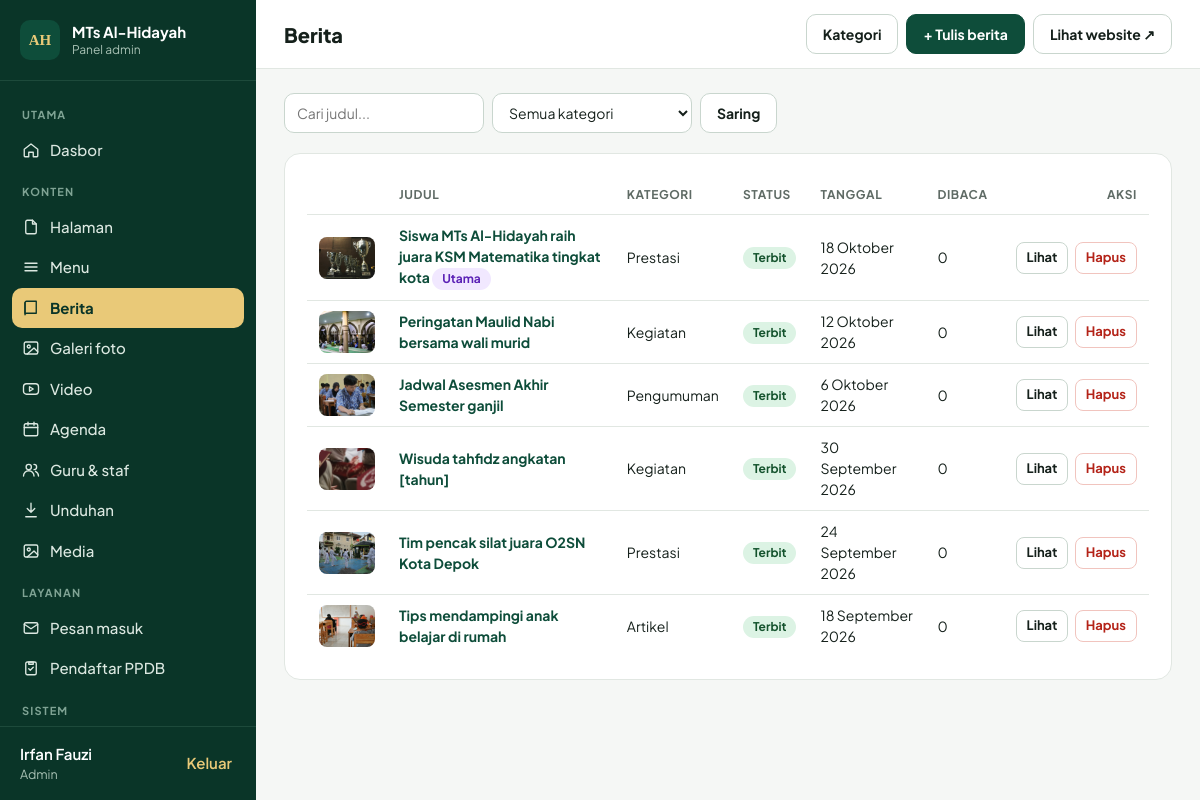
The app's page /admin/posts (signed in) with its own data.
### tables this page shows
CREATE TABLE users (id INTEGER PRIMARY KEY AUTOINCREMENT, name VARCHAR(255) NOT NULL, username VARCHAR(100) NOT NULL UNIQUE, password VARCHAR(255) NOT NULL, role VARCHAR(20) NOT NULL DEFAULT 'editor', created_at VARCHAR(19), last_login VARCHAR(19));

CREATE TABLE posts (id INTEGER PRIMARY KEY AUTOINCREMENT, title VARCHAR(255) NOT NULL, slug VARCHAR(191) NOT NULL UNIQUE, category_id INT NULL, cover VARCHAR(255), excerpt TEXT, body TEXT, status VARCHAR(20) NOT NULL DEFAULT 'published', featured INT NOT NULL DEFAULT 0, views INT NOT NULL DEFAULT 0, author_id INT NULL, published_at VARCHAR(19), created_at VARCHAR(19), updated_at VARCHAR(19));

CREATE TABLE categories (id INTEGER PRIMARY KEY AUTOINCREMENT, name VARCHAR(255) NOT NULL, slug VARCHAR(191) NOT NULL UNIQUE);

### app/admin.php (called while the page is built, shortened)
<?php
function admin_route(string $path, string $method): void
{
    $parts = $path === '' ? [] : explode('/', $path);
    $section = $parts[0] ?? '';
    $action = $parts[1] ?? '';
    $id = isset($parts[2]) ? (int)$parts[2] : 0;
    require_login();
    match ($section) {
        '' => admin_dashboard(),
        'pages' => admin_pages($action, $id, $method),
        'menus' => admin_menus($action, $id, $method),
        'posts' => admin_posts($action, $id, $method),
        'albums' => admin_albums($action, $id, $method),
        'messages' => admin_messages($action, $id, $method),
        'ppdb' => admin_ppdb($action, $id, $method),
        'media' => admin_media($action, $id, $method),
        'settings' => admin_settings($method),
        'users' => admin_users($action, $id, $method),
        'profile' => admin_profile($method),
        default => isset(crud_defs()[$section]) ? admin_crud($section, $action, $id, $method) : admin_404(),
    };
}
function admin_layout(string $title, string $content, string $active = '', array $opts = []): void
{
    view('admin/layout', ['title' => $title, 'content' => $content, 'active' => $active, 'actions' => $opts['actions'] ?? '', 'wide' => $opts['wide'] ?? false]);
}
function admin_posts(string $action, int $id, string $method): void
{
    $where = '1=1';
    $params = [];
    $list = rows("SELECT p.*, c.name AS cat FROM posts p LEFT JOIN categories c ON c.id = p.category_id WHERE $where ORDER BY p.published_at DESC LIMIT 300", $params);
    admin_layout('Berita', render_to_string('admin/posts', ['list' => $list, 'categories' => rows('SELECT * FROM categories ORDER BY name')]), 'posts',
        ['actions' => '<a class="btn ghost" href="' . e(url('admin/categories')) . '">Kategori</a><a class="btn" href="' . e(url('admin/posts/edit/0')) . '">+ Tulis berita</a>']);
}

### app/db.php (called while the page is built, shortened)
<?php
function db(): PDO
{
    static $pdo = null;
    if ($pdo) return $pdo;
    global $CONFIG;
    if (($CONFIG['db_driver'] ?? 'sqlite') === 'mysql') {
        $dsn = sprintf('mysql:host=%s;port=%d;dbname=%s;charset=utf8mb4',
            $CONFIG['mysql_host'], (int)($CONFIG['mysql_port'] ?? 3306), $CONFIG['mysql_database']);
        $pdo = new PDO($dsn, $CONFIG['mysql_user'], $CONFIG['mysql_password']);
    } else {
        $path = $CONFIG['sqlite_path'] ?? ROOT . '/storage/database.sqlite';
        $pdo = new PDO('sqlite:' . $path);
        $pdo->exec('PRAGMA foreign_keys = ON; PRAGMA journal_mode = WAL;');
    }
    $pdo->setAttribute(PDO::ATTR_ERRMODE, PDO::ERRMODE_EXCEPTION);
    $pdo->setAttribute(PDO::ATTR_DEFAULT_FETCH_MODE, PDO::FETCH_ASSOC);
    return $pdo;
}
function q(string $sql, array $params = []): PDOStatement
{
    $st = db()->prepare($sql);
    $st->execute($params);
    return $st;
}
function row(string $sql, array $params = []): ?array
{
    $r = q($sql, $params)->fetch();
    return $r ?: null;
}
function rows(string $sql, array $params = []): array
{
    return q($sql, $params)->fetchAll();
}
function val(string $sql, array $params = [])
{
    $v = q($sql, $params)->fetchColumn();
    return $v === false ? null : $v;
}
function now(): string
{
    return date('Y-m-d H:i:s');
}

### app/auth.php (called while the page is built, shortened)
<?php
function current_user(): ?array
{
    static $u = false;
    if ($u === false) {
        $u = !empty($_SESSION['uid']) ? row('SELECT id, name, username, role FROM users WHERE id = ?', [$_SESSION['uid']]) : null;
    }
    return $u;
}
function is_admin(): bool
{
    return (current_user()['role'] ?? '') === 'admin';
}
function require_login(): void
{
    if (!current_user()) redirect('admin/login');
}

### app/views/admin/posts.php (the view, shortened to what this page needs)
<form class="filters" method="get" action="<?= e(url('admin/posts')) ?>">
  <input type="search" name="q" value="<?= e((string)($_GET['q'] ?? '')) ?>" placeholder="Cari judul..." aria-label="Cari judul">
  <select name="kategori" aria-label="Kategori"><option value="">Semua kategori</option>
  </select>
  <button class="btn ghost">Saring</button>
</form>
<div class="panel">
<table class="tbl">
<thead><tr><th></th><th>Judul</th><th>Kategori</th><th>Status</th><th>Tanggal</th><th>Dibaca</th><th class="right">Aksi</th></tr></thead>
<tbody>
<?php foreach ($list as $p): ?>
<tr>
  <td class="thumb-cell"><?= $p['cover'] ? '<img src="' . e(media($p['cover'])) . '" alt="">' : '' ?></td>
  <td><a href="<?= e(url('admin/posts/edit/' . $p['id'])) ?>"><strong><?= e($p['title']) ?></strong></a><?= $p['featured'] ? ' <span class="badge st-cadangan">Utama</span>' : '' ?></td>
  <td><?= e((string)$p['cat']) ?></td>
  <td><span class="badge <?= $p['status'] === 'published' ? ($p['published_at'] > now() ? 'st-verifikasi' : 'st-diterima') : 'st-baru' ?>"><?= $p['status'] === 'published' ? ($p['published_at'] > now() ? 'Terjadwal' : 'Terbit') : 'Draf' ?></span></td>
  <td><?= e(tgl($p['published_at'])) ?></td>
  <td><?= (int)$p['views'] ?></td>
  <td class="right actions">
    <a class="btn sm ghost" href="<?= e(url('berita/' . $p['slug'])) ?>" target="_blank" rel="noopener">Lihat</a>
    <form method="post" action="<?= e(url('admin/posts/delete/' . $p['id'])) ?>" data-confirm="Hapus berita ini?"><?= csrf_field() ?><button class="btn sm danger">Hapus</button></form>
  </td>
</tr>
<?php endforeach ?>
</tbody>
</table>
</div>

### app/views/admin/layout.php (shortened to what this page needs)
<?php
$u = current_user();
$unread = (int)val('SELECT COUNT(*) FROM messages WHERE is_read = 0');
$newPpdb = (int)val("SELECT COUNT(*) FROM ppdb WHERE status = 'baru'");
$nav = [
    'Utama' => [['dashboard', 'Dasbor', 'admin', 'home']],
    'Konten' => [
        ['pages', 'Halaman', 'admin/pages', 'file'], ['menus', 'Menu', 'admin/menus', 'menu'], ['posts', 'Berita', 'admin/posts', 'book'],
        ['albums', 'Galeri foto', 'admin/albums', 'image'], ['videos', 'Video', 'admin/videos', 'youtube'], ['agenda', 'Agenda', 'admin/agenda', 'calendar'],
        ['staff', 'Guru & staf', 'admin/staff', 'users'], ['downloads', 'Unduhan', 'admin/downloads', 'download'], ['media', 'Media', 'admin/media', 'image'],
    ],
    'Layanan' => [['messages', 'Pesan masuk', 'admin/messages', 'mail', $unread], ['ppdb', 'Pendaftar PPDB', 'admin/ppdb', 'clipboard', $newPpdb]],
    'Sistem' => array_merge(is_admin() ? [['settings', 'Pengaturan', 'admin/settings', 'star'], ['users', 'Pengguna', 'admin/users', 'user']] : [], [['profile', 'Profil saya', 'admin/profile', 'user']]),
];
?><!doctype html>
<html lang="id">
<head>
<title><?= e($title) ?> · Admin <?= e(setting('site_name', 'MTs Al-Hidayah')) ?></title>
<link rel="stylesheet" href="<?= e(url('assets/css/admin.css')) ?>?v=1">
</head>
<body class="admin">
<aside class="side" id="side">
  <a class="side-brand" href="<?= e(url('admin')) ?>"><span class="logo-mark">AH</span><span><strong><?= e(setting('site_name', 'MTs Al-Hidayah')) ?></strong><small>Panel admin</small></span></a>
  <nav aria-label="Menu admin">
    <?php foreach ($nav as $group => $items): ?>
      <span class="side-group"><?= e($group) ?></span>
      <?php foreach ($items as $it): ?>
        <a href="<?= e(url($it[2])) ?>" class="<?= $active === $it[0] ? 'on' : '' ?>"<?= $active === $it[0] ? ' aria-current="page"' : '' ?>><?= icon($it[3]) ?><span><?= e($it[1]) ?></span></a>
      <?php endforeach ?>
    <?php endforeach ?>
  </nav>
  <div class="side-foot">
    <span><?= e($u['name']) ?><small><?= $u['role'] === 'admin' ? 'Admin' : 'Editor' ?></small></span>
    <form method="post" action="<?= e(url('admin/logout')) ?>"><?= csrf_field() ?><button class="link-btn" type="submit">Keluar</button></form>
  </div>
</aside>
<div class="main">
  <header class="topbar">
    <h1><?= e($title) ?></h1>
    <div class="top-actions"><?= $actions ?><a class="btn ghost" href="<?= e(url('')) ?>" target="_blank" rel="noopener">Lihat website ↗</a></div>
  </header>
  <div class="content<?= $wide ? ' wide' : '' ?>">
    <?= $content ?>
  </div>
</div>
</body>
</html>

### assets/css/admin.css (style rules this page uses)
:root { --green:#0E4D3A;--green-dark:#0A3528;--gold:#E9C978;--ink:#15201B;--ink2:#3D4A44;--muted:#5F6B65;--line:#E1E7E2;--soft:#F3F6F2;--soft2:#E7F0EB;--input:#C9D6CE;--danger:#B42318 }
* { box-sizing:border-box }
body { margin:0;font-family:'Plus Jakarta Sans',system-ui,sans-serif;color:var(--ink);background:#F5F7F5;font-size:15px;line-height:1.5 }
a { color:var(--green) }
h1,h2,h3 { margin:0;line-height:1.25 }
.btn { display:inline-flex;align-items:center;justify-content:center;gap:8px;min-height:40px;padding:0 16px;border-radius:10px;border:1px solid var(--green);background:var(--green);color:#fff;font:inherit;font-weight:700;font-size:14px;cursor:pointer;text-decoration:none;white-space:nowrap }
.btn.ghost { background:#fff;color:var(--ink);border-color:var(--input) }
.btn.danger { background:#fff;color:var(--danger);border-color:#F1C4BE }
.btn.sm { min-height:32px;padding:0 10px;font-size:13px;border-radius:8px }
.link-btn { background:none;border:0;color:var(--green);font:inherit;font-weight:600;cursor:pointer;padding:4px }
.badge { display:inline-block;padding:2px 10px;border-radius:999px;font-size:12px;font-weight:700;background:var(--soft2);color:var(--green) }
.st-diterima { background:#DCF3E4;color:#14532D }
.st-cadangan { background:#F1E8FF;color:#5B21B6 }
.logo-mark { width:40px;height:40px;border-radius:10px;background:var(--green);color:var(--gold);display:inline-flex;align-items:center;justify-content:center;font-family:Amiri,Georgia,serif;font-weight:700;flex:none }
.side { position:fixed;inset:0 auto 0 0;width:256px;background:var(--green-dark);color:#CFE0D7;display:flex;flex-direction:column;z-index:30 }
.side-brand { display:flex;gap:12px;align-items:center;padding:20px;color:#fff;text-decoration:none;border-bottom:1px solid #1D4A3B }
.side-brand span:last-child { display:flex;flex-direction:column;line-height:1.25 }
.side-brand small { color:#A9C2B5;font-size:12px }
.side nav { flex:1;overflow-y:auto;padding:12px }
.side-group { display:block;font-size:11px;letter-spacing:.1em;text-transform:uppercase;color:#7FA394;padding:14px 10px 6px;font-weight:700 }
.side nav a { display:flex;align-items:center;gap:10px;padding:9px 10px;border-radius:10px;color:#DCE8E1;text-decoration:none;font-weight:500 }
.side nav a.on { background:var(--gold);color:var(--green-dark);font-weight:700 }
.side-foot { padding:16px 20px;border-top:1px solid #1D4A3B;display:flex;justify-content:space-between;align-items:center;gap:8px }
.side-foot span { display:flex;flex-direction:column;color:#fff;font-weight:600 }
.side-foot small { color:#A9C2B5;font-weight:400 }
.side-foot .link-btn { color:var(--gold) }
.main { margin-left:256px;min-height:100vh }
.topbar { position:sticky;top:0;z-index:20;background:#fff;border-bottom:1px solid var(--line);display:flex;align-items:center;gap:16px;padding:14px 28px }
.topbar h1 { font-size:20px;font-weight:800;flex:1 }
.top-actions { display:flex;flex-wrap:wrap;gap:8px }
.content { padding:24px 28px 64px;max-width:1240px;display:flex;flex-direction:column;gap:20px }
.panel { background:#fff;border:1px solid var(--line);border-radius:16px;padding:22px;display:flex;flex-direction:column;gap:14px;min-width:0 }
.tbl { width:100%;border-collapse:collapse;font-size:14px }
.panel:has(.tbl) { overflow-x:auto }
.tbl th { text-align:left;font-size:12px;text-transform:uppercase;letter-spacing:.05em;color:var(--muted);padding:10px 12px;border-bottom:1px solid var(--line) }
.tbl td { padding:10px 12px;border-bottom:1px solid var(--line);vertical-align:middle }
.tbl tr:last-child td { border-bottom:0 }
.tbl a { text-decoration:none }
.tbl .right { text-align:right }
.actions { white-space:nowrap }
.actions form { display:inline }
.actions>* { margin-left:4px }
.thumb-cell img { width:56px;height:42px;object-fit:cover;border-radius:8px;display:block }
.filters { display:flex;flex-wrap:wrap;gap:8px }
.filters input,.filters select { width:auto;min-width:200px }
input,select,textarea { font:inherit;font-size:14px;font-weight:400;padding:0 12px;height:40px;border:1px solid var(--input);border-radius:10px;background:#fff;color:var(--ink);width:100% }

### records on screen
users: name "Irfan Fauzi"
posts: cover (picture), title "Siswa MTs Al-Hidayah raih juara KSM Matematika tingkat kota", featured "Utama", category.name "Prestasi", status "Terbit", published_at "18 Oktober 2026", views "0"
posts: cover (picture), title "Peringatan Maulid Nabi bersama wali murid", category.name "Kegiatan", status "Terbit", published_at "12 Oktober 2026", views "0"
posts: cover (picture), title "Jadwal Asesmen Akhir Semester ganjil", category.name "Pengumuman", status "Terbit", published_at "6 Oktober 2026", views "0"
posts: cover (picture), title "Wisuda tahfidz angkatan [tahun]", category.name "Kegiatan", status "Terbit", published_at "30 September 2026", views "0"
posts: cover (picture), title "Tim pencak silat juara O2SN Kota Depok", category.name "Prestasi", status "Terbit", published_at "24 September 2026", views "0"
posts: cover (picture), title "Tips mendampingi anak belajar di rumah", category.name "Artikel", status "Terbit", published_at "18 September 2026", views "0"

### other values on screen
setting('site_name', 'MTs Al-Hidayah') "MTs Al-Hidayah"
$group "UTAMA"
$it[1] "Dasbor"
$group "KONTEN"
$it[1] "Halaman"
$it[1] "Menu"
$it[1] "Berita"
$it[1] "Galeri foto"
$it[1] "Video"
$it[1] "Agenda"
$it[1] "Guru & staf"
$it[1] "Unduhan"
$it[1] "Media"
$group "LAYANAN"
$it[1] "Pesan masuk"
